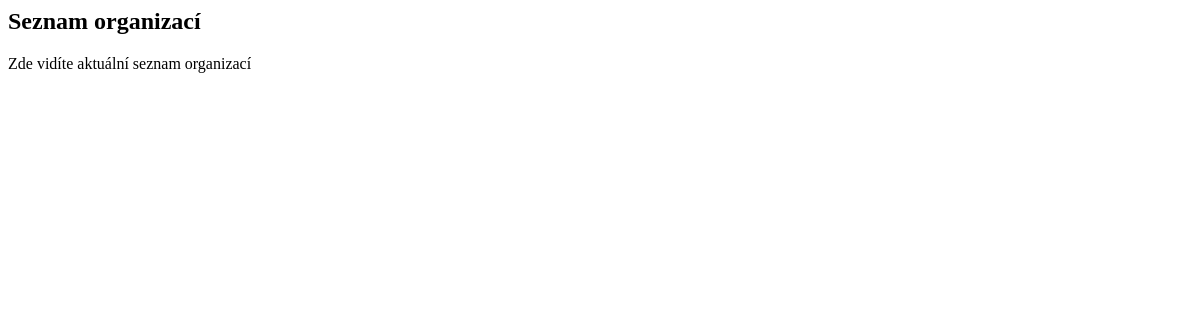
The page /crm/organizace/ on the database as committed earlier.
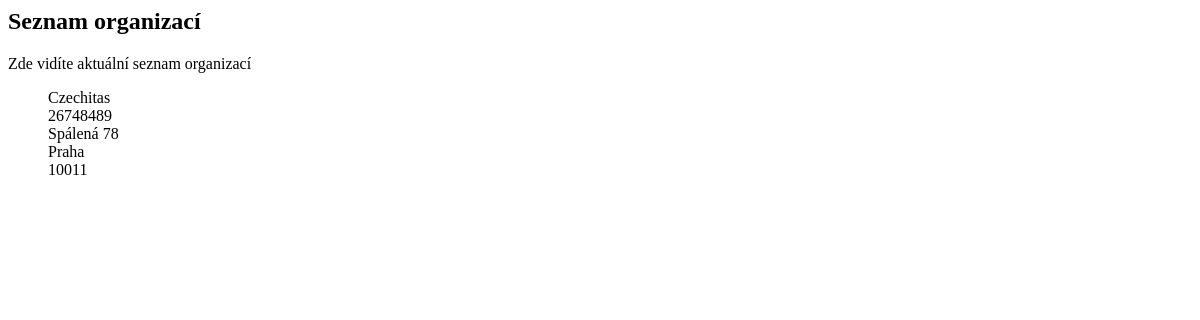
The same page on the database as committed later.
### crm/models.py (models this page shows)
class Organizace(models.Model):
  nazev = models.CharField(max_length=100)
  ico = models.IntegerField()
  ulice = models.CharField(max_length=100)
  mesto = models.CharField(max_length=100)
  psc = models.IntegerField()
  kategorie = models.ForeignKey(Kategorie, on_delete=models.SET_NULL, null=True)

### crm/views.py (the view)
# urls.py: path('organizace/', views.OrganizaceView.as_view(), name='organizace'),
class OrganizaceView(ListView):
    model = models.Organizace
    template_name = "crm/organizace_list.html"

### templates/crm/organizace_list.html
{% extends "../base.html" %}
{% block content %}
<h2>Seznam organizací</h2>
<p>Zde vidíte aktuální seznam organizací</p>
<ul>
    {% for organizace in object_list %}
    <li>
        <div>
            <p>{{ organizace.nazev }}</p>
            <p>{{ organizace.ico }}</p>
            <p>{{ organizace.ulice }}</p>
            <p>{{ organizace.mesto }}</p>
            <p>{{ organizace.psc }}</p>
        </div>
    </li>
    {% endfor %}
</ul>
{% endblock %}

### templates/base.html (shortened to what this page needs)
<html>
    <head>
    </head>
    <body>
        {% block content %}
        {% endblock %}
    </body>
</html>

### templates/base.html (style rules this page uses)
ul { list-style: none }
p { margin: 0 }

Rows that differ between the two databases and show on the page:
added Organizace: nazev "Czechitas", ico "26748489", ulice "Spálená 78", mesto "Praha", psc "10011"
